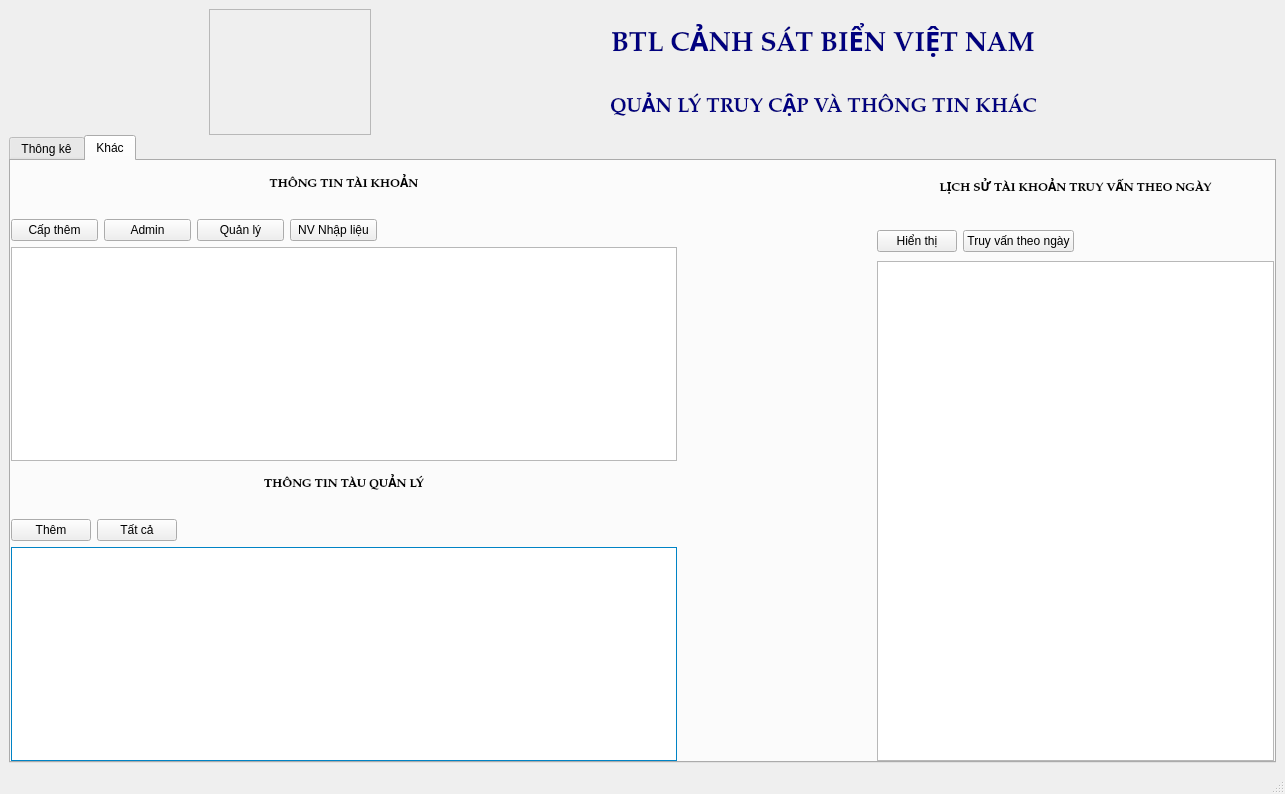
<?xml version="1.0" encoding="UTF-8"?>
<ui version="4.0">
 <class>Khac</class>
 <widget class="QMainWindow" name="Khac">
  <property name="geometry">
   <rect>
    <x>0</x>
    <y>0</y>
    <width>1277</width>
    <height>794</height>
   </rect>
  </property>
  <property name="windowTitle">
   <string>MainWindow</string>
  </property>
  <widget class="QWidget" name="centralwidget">
   <layout class="QVBoxLayout" name="verticalLayout">
    <item>
     <widget class="QWidget" name="widget" native="true">
      <layout class="QVBoxLayout" name="verticalLayout_2" stretch="1,5">
       <property name="spacing">
        <number>0</number>
       </property>
       <property name="leftMargin">
        <number>0</number>
       </property>
       <property name="topMargin">
        <number>0</number>
       </property>
       <property name="rightMargin">
        <number>0</number>
       </property>
       <property name="bottomMargin">
        <number>0</number>
       </property>
       <item>
        <widget class="QWidget" name="widget_2" native="true">
         <layout class="QHBoxLayout" name="horizontalLayout" stretch="2,5">
          <property name="spacing">
           <number>0</number>
          </property>
          <property name="leftMargin">
           <number>0</number>
          </property>
          <property name="topMargin">
           <number>0</number>
          </property>
          <property name="rightMargin">
           <number>0</number>
          </property>
          <property name="bottomMargin">
           <number>0</number>
          </property>
          <item>
           <widget class="QWidget" name="widget_3" native="true">
            <layout class="QHBoxLayout" name="horizontalLayout_2">
             <property name="spacing">
              <number>0</number>
             </property>
             <property name="leftMargin">
              <number>200</number>
             </property>
             <property name="topMargin">
              <number>0</number>
             </property>
             <property name="rightMargin">
              <number>0</number>
             </property>
             <property name="bottomMargin">
              <number>0</number>
             </property>
             <item>
              <widget class="QFrame" name="frame">
               <property name="styleSheet">
                <string notr="true">border-image: url(:/new/prefix1/logo.png);</string>
               </property>
               <property name="frameShape">
                <enum>QFrame::StyledPanel</enum>
               </property>
               <property name="frameShadow">
                <enum>QFrame::Raised</enum>
               </property>
              </widget>
             </item>
            </layout>
           </widget>
          </item>
          <item>
           <widget class="QWidget" name="widget_4" native="true">
            <property name="styleSheet">
             <string notr="true">border-color: qconicalgradient(cx:0.5, cy:0.5, angle:0, stop:0 rgba(255, 255, 255, 255), stop:0.373979 rgba(255, 255, 255, 255), stop:0.373991 rgba(33, 30, 255, 255), stop:0.624018 rgba(33, 30, 255, 255), stop:0.624043 rgba(255, 0, 0, 255), stop:1 rgba(255, 0, 0, 255));</string>
            </property>
            <layout class="QVBoxLayout" name="verticalLayout_3">
             <property name="spacing">
              <number>0</number>
             </property>
             <property name="leftMargin">
              <number>0</number>
             </property>
             <property name="topMargin">
              <number>0</number>
             </property>
             <property name="rightMargin">
              <number>0</number>
             </property>
             <property name="bottomMargin">
              <number>0</number>
             </property>
             <item alignment="Qt::AlignHCenter">
              <widget class="QLabel" name="label">
               <property name="font">
                <font>
                 <family>Palatino Linotype</family>
                 <pointsize>20</pointsize>
                 <weight>75</weight>
                 <bold>true</bold>
                </font>
               </property>
               <property name="styleSheet">
                <string notr="true">color: rgb(0, 0, 127);</string>
               </property>
               <property name="text">
                <string>BTL CẢNH SÁT BIỂN VIỆT NAM</string>
               </property>
              </widget>
             </item>
             <item alignment="Qt::AlignHCenter">
              <widget class="QLabel" name="label_2">
               <property name="font">
                <font>
                 <family>Palatino Linotype</family>
                 <pointsize>15</pointsize>
                 <weight>75</weight>
                 <bold>true</bold>
                </font>
               </property>
               <property name="styleSheet">
                <string notr="true">color: rgb(0, 0, 127);</string>
               </property>
               <property name="text">
                <string>QUẢN LÝ TRUY CẬP VÀ THÔNG TIN KHÁC</string>
               </property>
              </widget>
             </item>
            </layout>
           </widget>
          </item>
         </layout>
        </widget>
       </item>
       <item>
        <widget class="QTabWidget" name="tabWidget">
         <property name="currentIndex">
          <number>1</number>
         </property>
         <widget class="QWidget" name="tab">
          <attribute name="title">
           <string>Thông kê</string>
          </attribute>
          <layout class="QVBoxLayout" name="verticalLayout_4">
           <property name="spacing">
            <number>0</number>
           </property>
           <property name="leftMargin">
            <number>0</number>
           </property>
           <property name="topMargin">
            <number>0</number>
           </property>
           <property name="rightMargin">
            <number>0</number>
           </property>
           <property name="bottomMargin">
            <number>0</number>
           </property>
          </layout>
         </widget>
         <widget class="QWidget" name="tab_2">
          <attribute name="title">
           <string>Khác</string>
          </attribute>
          <layout class="QVBoxLayout" name="verticalLayout_11" stretch="0">
           <property name="spacing">
            <number>0</number>
           </property>
           <property name="leftMargin">
            <number>0</number>
           </property>
           <property name="topMargin">
            <number>0</number>
           </property>
           <property name="rightMargin">
            <number>0</number>
           </property>
           <property name="bottomMargin">
            <number>0</number>
           </property>
           <item>
            <widget class="QWidget" name="widget_5" native="true">
             <layout class="QHBoxLayout" name="horizontalLayout_3" stretch="5,3">
              <property name="spacing">
               <number>200</number>
              </property>
              <property name="leftMargin">
               <number>0</number>
              </property>
              <property name="topMargin">
               <number>0</number>
              </property>
              <property name="rightMargin">
               <number>0</number>
              </property>
              <property name="bottomMargin">
               <number>0</number>
              </property>
              <item>
               <widget class="QWidget" name="widget_7" native="true">
                <layout class="QVBoxLayout" name="verticalLayout_5" stretch="1,1,5,1,1,5">
                 <property name="spacing">
                  <number>0</number>
                 </property>
                 <property name="leftMargin">
                  <number>0</number>
                 </property>
                 <property name="topMargin">
                  <number>0</number>
                 </property>
                 <property name="rightMargin">
                  <number>0</number>
                 </property>
                 <property name="bottomMargin">
                  <number>0</number>
                 </property>
                 <item>
                  <widget class="QWidget" name="widget_8" native="true">
                   <layout class="QVBoxLayout" name="verticalLayout_6">
                    <item>
                     <widget class="QLabel" name="label_3">
                      <property name="font">
                       <font>
                        <family>Palatino Linotype</family>
                        <weight>75</weight>
                        <bold>true</bold>
                       </font>
                      </property>
                      <property name="text">
                       <string>THÔNG TIN TÀI KHOẢN</string>
                      </property>
                      <property name="alignment">
                       <set>Qt::AlignCenter</set>
                      </property>
                     </widget>
                    </item>
                   </layout>
                  </widget>
                 </item>
                 <item>
                  <widget class="QWidget" name="widget_9" native="true">
                   <layout class="QHBoxLayout" name="horizontalLayout_4" stretch="0,0,0,0">
                    <property name="leftMargin">
                     <number>0</number>
                    </property>
                    <property name="rightMargin">
                     <number>300</number>
                    </property>
                    <property name="bottomMargin">
                     <number>0</number>
                    </property>
                    <item>
                     <widget class="QPushButton" name="pushButton">
                      <property name="text">
                       <string>Cấp thêm</string>
                      </property>
                     </widget>
                    </item>
                    <item>
                     <widget class="QPushButton" name="pushButton_2">
                      <property name="text">
                       <string>Admin</string>
                      </property>
                     </widget>
                    </item>
                    <item>
                     <widget class="QPushButton" name="pushButton_3">
                      <property name="text">
                       <string>Quản lý</string>
                      </property>
                     </widget>
                    </item>
                    <item>
                     <widget class="QPushButton" name="pushButton_4">
                      <property name="text">
                       <string>NV Nhập liệu</string>
                      </property>
                     </widget>
                    </item>
                   </layout>
                  </widget>
                 </item>
                 <item>
                  <widget class="QWidget" name="widget_10" native="true">
                   <layout class="QVBoxLayout" name="verticalLayout_8">
                    <property name="spacing">
                     <number>0</number>
                    </property>
                    <property name="leftMargin">
                     <number>0</number>
                    </property>
                    <property name="topMargin">
                     <number>0</number>
                    </property>
                    <property name="rightMargin">
                     <number>0</number>
                    </property>
                    <property name="bottomMargin">
                     <number>0</number>
                    </property>
                    <item>
                     <widget class="QTableWidget" name="tableWidget"/>
                    </item>
                   </layout>
                  </widget>
                 </item>
                 <item>
                  <widget class="QWidget" name="widget_11" native="true">
                   <layout class="QVBoxLayout" name="verticalLayout_7">
                    <item>
                     <widget class="QLabel" name="label_4">
                      <property name="font">
                       <font>
                        <family>Palatino Linotype</family>
                        <weight>75</weight>
                        <bold>true</bold>
                       </font>
                      </property>
                      <property name="text">
                       <string>THÔNG TIN TÀU QUẢN LÝ</string>
                      </property>
                      <property name="alignment">
                       <set>Qt::AlignCenter</set>
                      </property>
                     </widget>
                    </item>
                   </layout>
                  </widget>
                 </item>
                 <item>
                  <widget class="QWidget" name="widget_13" native="true">
                   <layout class="QHBoxLayout" name="horizontalLayout_5">
                    <property name="leftMargin">
                     <number>0</number>
                    </property>
                    <property name="rightMargin">
                     <number>500</number>
                    </property>
                    <property name="bottomMargin">
                     <number>0</number>
                    </property>
                    <item>
                     <widget class="QPushButton" name="pushButton_5">
                      <property name="text">
                       <string>Thêm</string>
                      </property>
                     </widget>
                    </item>
                    <item>
                     <widget class="QPushButton" name="pushButton_6">
                      <property name="text">
                       <string>Tất cả</string>
                      </property>
                     </widget>
                    </item>
                   </layout>
                  </widget>
                 </item>
                 <item>
                  <widget class="QWidget" name="widget_12" native="true">
                   <layout class="QVBoxLayout" name="verticalLayout_9">
                    <property name="spacing">
                     <number>0</number>
                    </property>
                    <property name="leftMargin">
                     <number>0</number>
                    </property>
                    <property name="topMargin">
                     <number>0</number>
                    </property>
                    <property name="rightMargin">
                     <number>0</number>
                    </property>
                    <property name="bottomMargin">
                     <number>0</number>
                    </property>
                    <item>
                     <widget class="QTableWidget" name="tableWidget_2">
                      <property name="palette">
                       <palette>
                        <active>
                         <colorrole role="WindowText">
                          <brush brushstyle="SolidPattern">
                           <color alpha="255">
                            <red>0</red>
                            <green>0</green>
                            <blue>0</blue>
                           </color>
                          </brush>
                         </colorrole>
                         <colorrole role="Button">
                          <brush brushstyle="SolidPattern">
                           <color alpha="255">
                            <red>0</red>
                            <green>170</green>
                            <blue>255</blue>
                           </color>
                          </brush>
                         </colorrole>
                         <colorrole role="Light">
                          <brush brushstyle="SolidPattern">
                           <color alpha="255">
                            <red>127</red>
                            <green>213</green>
                            <blue>255</blue>
                           </color>
                          </brush>
                         </colorrole>
                         <colorrole role="Midlight">
                          <brush brushstyle="SolidPattern">
                           <color alpha="255">
                            <red>63</red>
                            <green>191</green>
                            <blue>255</blue>
                           </color>
                          </brush>
                         </colorrole>
                         <colorrole role="Dark">
                          <brush brushstyle="SolidPattern">
                           <color alpha="255">
                            <red>0</red>
                            <green>85</green>
                            <blue>127</blue>
                           </color>
                          </brush>
                         </colorrole>
                         <colorrole role="Mid">
                          <brush brushstyle="SolidPattern">
                           <color alpha="255">
                            <red>0</red>
                            <green>113</green>
                            <blue>170</blue>
                           </color>
                          </brush>
                         </colorrole>
                         <colorrole role="Text">
                          <brush brushstyle="SolidPattern">
                           <color alpha="255">
                            <red>0</red>
                            <green>0</green>
                            <blue>0</blue>
                           </color>
                          </brush>
                         </colorrole>
                         <colorrole role="BrightText">
                          <brush brushstyle="SolidPattern">
                           <color alpha="255">
                            <red>255</red>
                            <green>255</green>
                            <blue>255</blue>
                           </color>
                          </brush>
                         </colorrole>
                         <colorrole role="ButtonText">
                          <brush brushstyle="SolidPattern">
                           <color alpha="255">
                            <red>0</red>
                            <green>0</green>
                            <blue>0</blue>
                           </color>
                          </brush>
                         </colorrole>
                         <colorrole role="Base">
                          <brush brushstyle="SolidPattern">
                           <color alpha="255">
                            <red>255</red>
                            <green>255</green>
                            <blue>255</blue>
                           </color>
                          </brush>
                         </colorrole>
                         <colorrole role="Window">
                          <brush brushstyle="SolidPattern">
                           <color alpha="255">
                            <red>0</red>
                            <green>170</green>
                            <blue>255</blue>
                           </color>
                          </brush>
                         </colorrole>
                         <colorrole role="Shadow">
                          <brush brushstyle="SolidPattern">
                           <color alpha="255">
                            <red>0</red>
                            <green>0</green>
                            <blue>0</blue>
                           </color>
                          </brush>
                         </colorrole>
                         <colorrole role="AlternateBase">
                          <brush brushstyle="SolidPattern">
                           <color alpha="255">
                            <red>127</red>
                            <green>212</green>
                            <blue>255</blue>
                           </color>
                          </brush>
                         </colorrole>
                         <colorrole role="ToolTipBase">
                          <brush brushstyle="SolidPattern">
                           <color alpha="255">
                            <red>255</red>
                            <green>255</green>
                            <blue>220</blue>
                           </color>
                          </brush>
                         </colorrole>
                         <colorrole role="ToolTipText">
                          <brush brushstyle="SolidPattern">
                           <color alpha="255">
                            <red>0</red>
                            <green>0</green>
                            <blue>0</blue>
                           </color>
                          </brush>
                         </colorrole>
                         <colorrole role="PlaceholderText">
                          <brush brushstyle="SolidPattern">
                           <color alpha="128">
                            <red>0</red>
                            <green>0</green>
                            <blue>0</blue>
                           </color>
                          </brush>
                         </colorrole>
                        </active>
                        <inactive>
                         <colorrole role="WindowText">
                          <brush brushstyle="SolidPattern">
                           <color alpha="255">
                            <red>0</red>
                            <green>0</green>
                            <blue>0</blue>
                           </color>
                          </brush>
                         </colorrole>
                         <colorrole role="Button">
                          <brush brushstyle="SolidPattern">
                           <color alpha="255">
                            <red>0</red>
                            <green>170</green>
                            <blue>255</blue>
                           </color>
                          </brush>
                         </colorrole>
                         <colorrole role="Light">
                          <brush brushstyle="SolidPattern">
                           <color alpha="255">
                            <red>127</red>
                            <green>213</green>
                            <blue>255</blue>
                           </color>
                          </brush>
                         </colorrole>
                         <colorrole role="Midlight">
                          <brush brushstyle="SolidPattern">
                           <color alpha="255">
                            <red>63</red>
                            <green>191</green>
                            <blue>255</blue>
                           </color>
                          </brush>
                         </colorrole>
                         <colorrole role="Dark">
                          <brush brushstyle="SolidPattern">
                           <color alpha="255">
                            <red>0</red>
                            <green>85</green>
                            <blue>127</blue>
                           </color>
                          </brush>
                         </colorrole>
                         <colorrole role="Mid">
                          <brush brushstyle="SolidPattern">
                           <color alpha="255">
                            <red>0</red>
                            <green>113</green>
                            <blue>170</blue>
                           </color>
                          </brush>
                         </colorrole>
                         <colorrole role="Text">
                          <brush brushstyle="SolidPattern">
                           <color alpha="255">
                            <red>0</red>
                            <green>0</green>
                            <blue>0</blue>
                           </color>
                          </brush>
                         </colorrole>
                         <colorrole role="BrightText">
                          <brush brushstyle="SolidPattern">
                           <color alpha="255">
                            <red>255</red>
                            <green>255</green>
                            <blue>255</blue>
                           </color>
                          </brush>
                         </colorrole>
                         <colorrole role="ButtonText">
                          <brush brushstyle="SolidPattern">
                           <color alpha="255">
                            <red>0</red>
                            <green>0</green>
                            <blue>0</blue>
                           </color>
                          </brush>
                         </colorrole>
                         <colorrole role="Base">
                          <brush brushstyle="SolidPattern">
                           <color alpha="255">
                            <red>255</red>
                            <green>255</green>
                            <blue>255</blue>
                           </color>
                          </brush>
                         </colorrole>
                         <colorrole role="Window">
                          <brush brushstyle="SolidPattern">
                           <color alpha="255">
                            <red>0</red>
                            <green>170</green>
                            <blue>255</blue>
                           </color>
                          </brush>
                         </colorrole>
                         <colorrole role="Shadow">
                          <brush brushstyle="SolidPattern">
                           <color alpha="255">
                            <red>0</red>
                            <green>0</green>
                            <blue>0</blue>
                           </color>
                          </brush>
                         </colorrole>
                         <colorrole role="AlternateBase">
                          <brush brushstyle="SolidPattern">
                           <color alpha="255">
                            <red>127</red>
                            <green>212</green>
                            <blue>255</blue>
                           </color>
                          </brush>
                         </colorrole>
                         <colorrole role="ToolTipBase">
                          <brush brushstyle="SolidPattern">
                           <color alpha="255">
                            <red>255</red>
                            <green>255</green>
                            <blue>220</blue>
                           </color>
                          </brush>
                         </colorrole>
                         <colorrole role="ToolTipText">
                          <brush brushstyle="SolidPattern">
                           <color alpha="255">
                            <red>0</red>
                            <green>0</green>
                            <blue>0</blue>
                           </color>
                          </brush>
                         </colorrole>
                         <colorrole role="PlaceholderText">
                          <brush brushstyle="SolidPattern">
                           <color alpha="128">
                            <red>0</red>
                            <green>0</green>
                            <blue>0</blue>
                           </color>
                          </brush>
                         </colorrole>
                        </inactive>
                        <disabled>
                         <colorrole role="WindowText">
                          <brush brushstyle="SolidPattern">
                           <color alpha="255">
                            <red>0</red>
                            <green>85</green>
                            <blue>127</blue>
                           </color>
                          </brush>
                         </colorrole>
                         <colorrole role="Button">
                          <brush brushstyle="SolidPattern">
                           <color alpha="255">
                            <red>0</red>
                            <green>170</green>
                            <blue>255</blue>
                           </color>
                          </brush>
                         </colorrole>
                         <colorrole role="Light">
                          <brush brushstyle="SolidPattern">
                           <color alpha="255">
                            <red>127</red>
                            <green>213</green>
                            <blue>255</blue>
                           </color>
                          </brush>
                         </colorrole>
                         <colorrole role="Midlight">
                          <brush brushstyle="SolidPattern">
                           <color alpha="255">
                            <red>63</red>
                            <green>191</green>
                            <blue>255</blue>
                           </color>
                          </brush>
                         </colorrole>
                         <colorrole role="Dark">
                          <brush brushstyle="SolidPattern">
                           <color alpha="255">
                            <red>0</red>
                            <green>85</green>
                            <blue>127</blue>
                           </color>
                          </brush>
                         </colorrole>
                         <colorrole role="Mid">
                          <brush brushstyle="SolidPattern">
                           <color alpha="255">
                            <red>0</red>
                            <green>113</green>
                            <blue>170</blue>
                           </color>
                          </brush>
                         </colorrole>
                         <colorrole role="Text">
                          <brush brushstyle="SolidPattern">
                           <color alpha="255">
                            <red>0</red>
                            <green>85</green>
                            <blue>127</blue>
                           </color>
                          </brush>
                         </colorrole>
                         <colorrole role="BrightText">
                          <brush brushstyle="SolidPattern">
                           <color alpha="255">
                            <red>255</red>
                            <green>255</green>
                            <blue>255</blue>
                           </color>
                          </brush>
                         </colorrole>
                         <colorrole role="ButtonText">
                          <brush brushstyle="SolidPattern">
                           <color alpha="255">
                            <red>0</red>
                            <green>85</green>
                            <blue>127</blue>
                           </color>
                          </brush>
                         </colorrole>
                         <colorrole role="Base">
                          <brush brushstyle="SolidPattern">
                           <color alpha="255">
                            <red>0</red>
                            <green>170</green>
                            <blue>255</blue>
                           </color>
                          </brush>
                         </colorrole>
                         <colorrole role="Window">
                          <brush brushstyle="SolidPattern">
                           <color alpha="255">
                            <red>0</red>
                            <green>170</green>
                            <blue>255</blue>
                           </color>
                          </brush>
                         </colorrole>
                         <colorrole role="Shadow">
                          <brush brushstyle="SolidPattern">
                           <color alpha="255">
                            <red>0</red>
                            <green>0</green>
                            <blue>0</blue>
                           </color>
                          </brush>
                         </colorrole>
                         <colorrole role="AlternateBase">
                          <brush brushstyle="SolidPattern">
                           <color alpha="255">
                            <red>0</red>
                            <green>170</green>
                            <blue>255</blue>
                           </color>
                          </brush>
                         </colorrole>
                         <colorrole role="ToolTipBase">
                          <brush brushstyle="SolidPattern">
                           <color alpha="255">
                            <red>255</red>
                            <green>255</green>
                            <blue>220</blue>
                           </color>
                          </brush>
                         </colorrole>
                         <colorrole role="ToolTipText">
                          <brush brushstyle="SolidPattern">
                           <color alpha="255">
                            <red>0</red>
                            <green>0</green>
                            <blue>0</blue>
                           </color>
                          </brush>
                         </colorrole>
                         <colorrole role="PlaceholderText">
                          <brush brushstyle="SolidPattern">
                           <color alpha="128">
                            <red>0</red>
                            <green>0</green>
                            <blue>0</blue>
                           </color>
                          </brush>
                         </colorrole>
                        </disabled>
                       </palette>
                      </property>
                     </widget>
                    </item>
                   </layout>
                  </widget>
                 </item>
                </layout>
               </widget>
              </item>
              <item>
               <widget class="QWidget" name="widget_6" native="true">
                <layout class="QVBoxLayout" name="verticalLayout_10" stretch="1,1,10">
                 <property name="spacing">
                  <number>0</number>
                 </property>
                 <property name="leftMargin">
                  <number>0</number>
                 </property>
                 <property name="topMargin">
                  <number>0</number>
                 </property>
                 <property name="rightMargin">
                  <number>0</number>
                 </property>
                 <property name="bottomMargin">
                  <number>0</number>
                 </property>
                 <item>
                  <widget class="QWidget" name="widget_14" native="true">
                   <layout class="QVBoxLayout" name="verticalLayout_12">
                    <item>
                     <widget class="QLabel" name="label_5">
                      <property name="font">
                       <font>
                        <family>Palatino Linotype</family>
                        <weight>75</weight>
                        <bold>true</bold>
                       </font>
                      </property>
                      <property name="text">
                       <string>LỊCH SỬ TÀI KHOẢN TRUY VẤN THEO NGÀY</string>
                      </property>
                      <property name="alignment">
                       <set>Qt::AlignCenter</set>
                      </property>
                     </widget>
                    </item>
                   </layout>
                  </widget>
                 </item>
                 <item>
                  <widget class="QWidget" name="widget_15" native="true">
                   <layout class="QHBoxLayout" name="horizontalLayout_6">
                    <property name="leftMargin">
                     <number>0</number>
                    </property>
                    <property name="topMargin">
                     <number>10</number>
                    </property>
                    <property name="rightMargin">
                     <number>200</number>
                    </property>
                    <property name="bottomMargin">
                     <number>0</number>
                    </property>
                    <item>
                     <widget class="QPushButton" name="pushButton_7">
                      <property name="text">
                       <string>Hiển thị</string>
                      </property>
                     </widget>
                    </item>
                    <item>
                     <widget class="QPushButton" name="pushButton_8">
                      <property name="text">
                       <string>Truy vấn theo ngày</string>
                      </property>
                     </widget>
                    </item>
                   </layout>
                  </widget>
                 </item>
                 <item>
                  <widget class="QWidget" name="widget_16" native="true">
                   <layout class="QVBoxLayout" name="verticalLayout_13">
                    <property name="spacing">
                     <number>0</number>
                    </property>
                    <property name="leftMargin">
                     <number>0</number>
                    </property>
                    <property name="topMargin">
                     <number>0</number>
                    </property>
                    <property name="rightMargin">
                     <number>0</number>
                    </property>
                    <property name="bottomMargin">
                     <number>0</number>
                    </property>
                    <item>
                     <widget class="QTableWidget" name="tableWidget_3"/>
                    </item>
                   </layout>
                  </widget>
                 </item>
                </layout>
               </widget>
              </item>
             </layout>
            </widget>
           </item>
          </layout>
         </widget>
        </widget>
       </item>
      </layout>
     </widget>
    </item>
   </layout>
  </widget>
  <widget class="QMenuBar" name="menubar">
   <property name="geometry">
    <rect>
     <x>0</x>
     <y>0</y>
     <width>1277</width>
     <height>20</height>
    </rect>
   </property>
  </widget>
  <widget class="QStatusBar" name="statusbar"/>
 </widget>
 <resources/>
 <connections/>
</ui>
